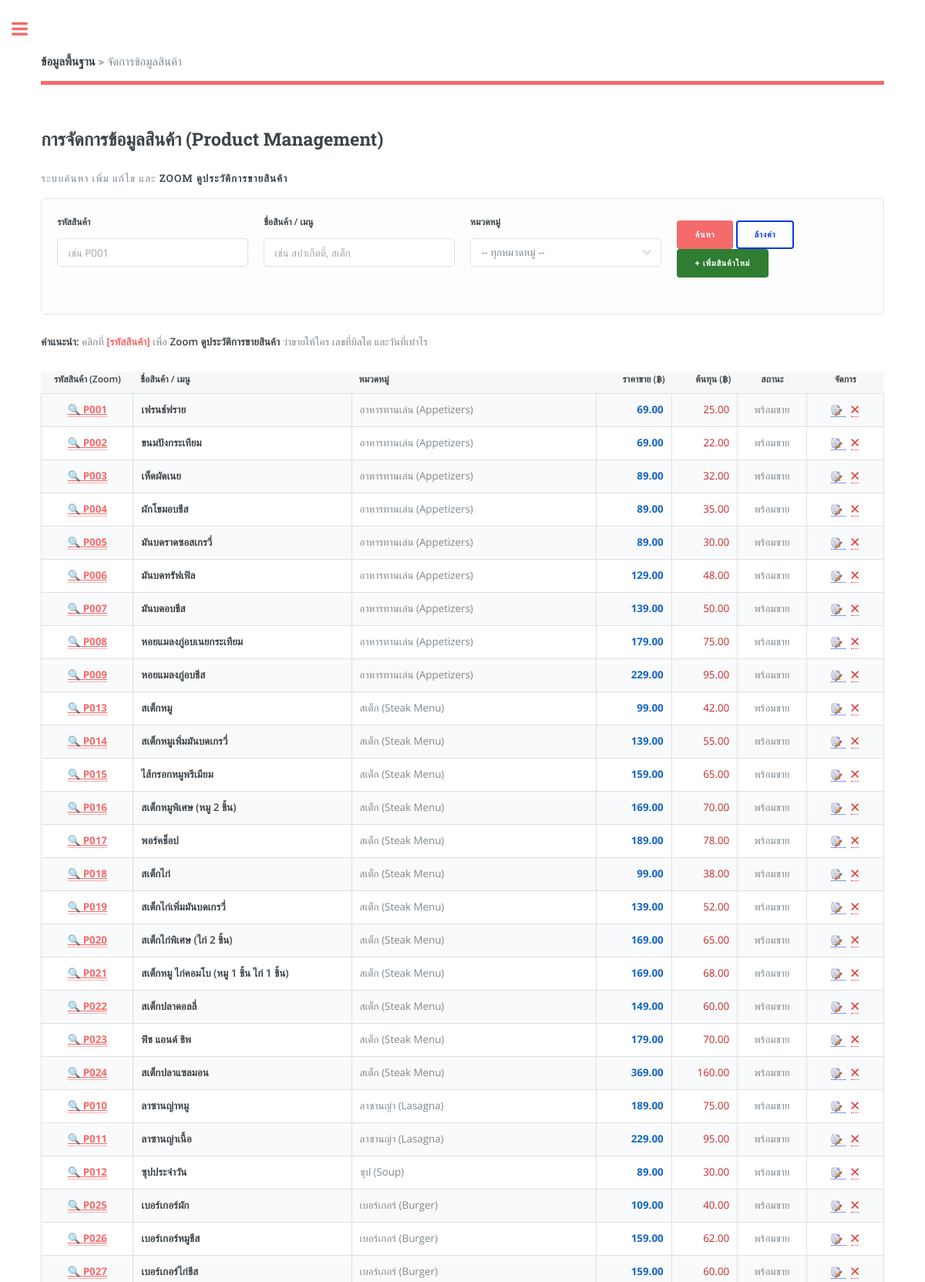
/manage_product.php (upper part), run on the app's committed database.
### tables this page shows
CREATE TABLE `product` (
  `product_id` varchar(10) NOT NULL,
  `product_name` varchar(150) NOT NULL,
  `category_id` varchar(10) NOT NULL,
  `price` decimal(10,2) NOT NULL DEFAULT 0.00,
  `cost` decimal(10,2) NOT NULL DEFAULT 0.00,  
  `description` text DEFAULT NULL,
  `status` varchar(20) NOT NULL DEFAULT 'พร้อมขาย',
  PRIMARY KEY (`product_id`),
  KEY `fk_prod_cat` (`category_id`),
  CONSTRAINT `fk_prod_cat` FOREIGN KEY (`category_id`) REFERENCES `category` (`category_id`) ON UPDATE CASCADE
);

CREATE TABLE `category` (
  `category_id` varchar(10) NOT NULL,
  `category_name` varchar(100) NOT NULL,
  `description` varchar(255) DEFAULT NULL,
  PRIMARY KEY (`category_id`)
);

### manage_product.php (the view, shortened to what this page needs)
<?php
include('connect_db.php');
$s_prod_id = isset($_POST['s_prod_id']) ? trim($_POST['s_prod_id']) : '';
$s_prod_name = isset($_POST['s_prod_name']) ? trim($_POST['s_prod_name']) : '';
$sql = "SELECT p.*, c.category_name
        FROM product p
        LEFT JOIN category c ON p.category_id = c.category_id
        WHERE 1=1 ";
$sql .= " ORDER BY p.category_id, p.product_id ";
$record = mysqli_query($conn, $sql);
?>
<!DOCTYPE HTML>
<html lang="th">
<head>
	<link rel="stylesheet" href="assets/css/main.css" />
</head>
<body>
	<div id="wrapper">
		<div id="main">
			<div class="inner">
				<header id="header">
					<a href="manage_product.php" class="logo"><strong>ข้อมูลพื้นฐาน</strong> &gt; จัดการข้อมูลสินค้า</a>
				</header>
				<section>
					<header class="main">
						<h2>การจัดการข้อมูลสินค้า (Product Management)</h2>
						<p>ระบบค้นหา เพิ่ม แก้ไข และ <strong>Zoom ดูประวัติการขายสินค้า</strong></p>
					</header>
					<div class="search-panel">
						<form method="post" action="manage_product.php">
							<div class="row uniform">
								<div class="3u 12u$(xsmall)">
									<label for="s_prod_id">รหัสสินค้า</label>
									<input type="text" name="s_prod_id" id="s_prod_id" value="<?php echo htmlspecialchars($s_prod_id); ?>" placeholder="เช่น P001" />
								</div>
								<div class="3u 12u$(xsmall)">
									<label for="s_prod_name">ชื่อสินค้า / เมนู</label>
									<input type="text" name="s_prod_name" id="s_prod_name" value="<?php echo htmlspecialchars($s_prod_name); ?>" placeholder="เช่น สปาเก็ตตี้, สเต็ก" />
								</div>
								<div class="3u 12u$(xsmall)">
									<label for="s_cat_id">หมวดหมู่</label>
									<div class="select-wrapper">
										<select name="s_cat_id" id="s_cat_id">
											<option value="">-- ทุกหมวดหมู่ --</option>
										</select>
									</div>
								</div>
								<div class="3u$ 12u$(xsmall)" style="padding-top: 28px;">
									<input type="submit" name="btnSearch" value="ค้นหา" class="special" />
									<a href="manage_product.php" class="button">ล้างค่า</a>
									<a href="add_product.php" class="button special" style="background-color: #2e7d32;">+ เพิ่มสินค้าใหม่</a>
								</div>
							</div>
						</form>
					</div>
					<div class="table-wrapper">
						<p><strong>คำแนะนำ:</strong> คลิกที่ <span style="color: #f56a6a; font-weight: bold;">[รหัสสินค้า]</span> เพื่อ <strong>Zoom ดูประวัติการขายสินค้า</strong> ว่าขายให้ใคร เลขที่บิลใด และวันที่เท่าไร</p>
						<table class="alt">
							<thead>
								<tr style="background-color: #f7f7f7;">
									<th style="width: 120px; text-align: center;">รหัสสินค้า (Zoom)</th>
									<th>ชื่อสินค้า / เมนู</th>
									<th>หมวดหมู่</th>
									<th style="text-align: right;">ราคาขาย (฿)</th>
									<th style="text-align: right;">ต้นทุน (฿)</th>
									<th style="text-align: center;">สถานะ</th>
									<th style="text-align: center; width: 100px;">จัดการ</th>
								</tr>
							</thead>
							<tbody>
								<?php
								if (mysqli_num_rows($record) > 0) {
									while ($row = mysqli_fetch_assoc($record)) {
								?>
								<tr>
									<td style="text-align: center;">
										<a class="zoom-link" href="zoom_product.php?product_id=<?php echo urlencode($row['product_id']); ?>" title="คลิกเพื่อ Zoom ดูประวัติการขาย">
											🔍 <?php echo htmlspecialchars($row['product_id']); ?>
										</a>
									</td>
									<td><strong><?php echo htmlspecialchars($row['product_name']); ?></strong></td>
									<td><?php echo htmlspecialchars($row['category_name']); ?></td>
									<td style="text-align: right; color: #1565c0; font-weight: bold;"><?php echo number_format($row['price'], 2); ?></td>
									<td style="text-align: right; color: #c62828;"><?php echo number_format($row['cost'], 2); ?></td>
									<td style="text-align: center;">
										<span class="tag"><?php echo htmlspecialchars($row['status']); ?></span>
									</td>
									<td style="text-align: center;">
										<a href="edit_product.php?product_id=<?php echo urlencode($row['product_id']); ?>" title="แก้ไขข้อมูล">
											<img src="images/edit.gif" alt="แก้ไข" style="vertical-align: middle;" />
										</a>
										<a href="delete_product.php?product_id=<?php echo urlencode($row['product_id']); ?>" onclick="return confirm('ยืนยันลบสินค้านี้?');" title="ลบข้อมูล" style="color: #e53935; font-weight: bold; text-decoration: none;">
											✕
										</a>
									</td>
								</tr>
								<?php
									}
								} else {
									echo "<tr><td colspan='7' style='text-align:center;'>ไม่พบรายการสินค้าตามเงื่อนไขที่ค้นหา</td></tr>";
								}
								?>
							</tbody>
						</table>
					</div>
				</section>
			</div>
		</div>
	</div>
</body>
</html>

### manage_product.php (style rules this page uses)
.search-panel { background: #fdfdfd; padding: 20px; border: 1px solid #e5e5e5; border-radius: 6px; margin-bottom: 25px; }
.zoom-link { color: #f56a6a; font-weight: bold; text-decoration: underline; }

### data on the page
product: product_id "P001", product_name "เฟรนช์ฟราย", category.category_name "อาหารทานเล่น (Appetizers)", price "69.00", cost "25.00", status "พร้อมขาย"
product: product_id "P002", product_name "ขนมปังกระเทียม", category.category_name "อาหารทานเล่น (Appetizers)", price "69.00", cost "22.00", status "พร้อมขาย"
product: product_id "P003", product_name "เห็ดผัดเนย", category.category_name "อาหารทานเล่น (Appetizers)", price "89.00", cost "32.00", status "พร้อมขาย"
product: product_id "P004", product_name "ผักโขมอบชีส", category.category_name "อาหารทานเล่น (Appetizers)", price "89.00", cost "35.00", status "พร้อมขาย"
product: product_id "P005", product_name "มันบดราดซอสเกรวี่", category.category_name "อาหารทานเล่น (Appetizers)", price "89.00", cost "30.00", status "พร้อมขาย"
product: product_id "P006", product_name "มันบดทรัฟเฟิล", category.category_name "อาหารทานเล่น (Appetizers)", price "129.00", cost "48.00", status "พร้อมขาย"
product: product_id "P007", product_name "มันบดอบชีส", category.category_name "อาหารทานเล่น (Appetizers)", price "139.00", cost "50.00", status "พร้อมขาย"
product: product_id "P008", product_name "หอยแมลงภู่อบเนยกระเทียม", category.category_name "อาหารทานเล่น (Appetizers)", price "179.00", cost "75.00", status "พร้อมขาย"
product: product_id "P009", product_name "หอยแมลงภู่อบชีส", category.category_name "อาหารทานเล่น (Appetizers)", price "229.00", cost "95.00", status "พร้อมขาย"
product: product_id "P013", product_name "สเต็กหมู", category.category_name "สเต็ก (Steak Menu)", price "99.00", cost "42.00", status "พร้อมขาย"
product: product_id "P014", product_name "สเต็กหมูเพิ่มมันบดเกรวี่", category.category_name "สเต็ก (Steak Menu)", price "139.00", cost "55.00", status "พร้อมขาย"
product: product_id "P015", product_name "ไส้กรอกหมูพรีเมียม", category.category_name "สเต็ก (Steak Menu)", price "159.00", cost "65.00", status "พร้อมขาย"
product: product_id "P016", product_name "สเต็กหมูพิเศษ (หมู 2 ชิ้น)", category.category_name "สเต็ก (Steak Menu)", price "169.00", cost "70.00", status "พร้อมขาย"
product: product_id "P017", product_name "พอร์คช็อป", category.category_name "สเต็ก (Steak Menu)", price "189.00", cost "78.00", status "พร้อมขาย"
product: product_id "P018", product_name "สเต็กไก่", category.category_name "สเต็ก (Steak Menu)", price "99.00", cost "38.00", status "พร้อมขาย"
product: product_id "P019", product_name "สเต็กไก่เพิ่มมันบดเกรวี่", category.category_name "สเต็ก (Steak Menu)", price "139.00", cost "52.00", status "พร้อมขาย"
product: product_id "P020", product_name "สเต็กไก่พิเศษ (ไก่ 2 ชิ้น)", category.category_name "สเต็ก (Steak Menu)", price "169.00", cost "65.00", status "พร้อมขาย"
product: product_id "P021", product_name "สเต็กหมู ไก่คอมโบ (หมู 1 ชิ้น ไก่ 1 ชิ้น)", category.category_name "สเต็ก (Steak Menu)", price "169.00", cost "68.00", status "พร้อมขาย"
product: product_id "P022", product_name "สเต็กปลาดอลลี่", category.category_name "สเต็ก (Steak Menu)", price "149.00", cost "60.00", status "พร้อมขาย"
product: product_id "P023", product_name "ฟิช แอนด์ ชิพ", category.category_name "สเต็ก (Steak Menu)", price "179.00", cost "70.00", status "พร้อมขาย"
product: product_id "P024", product_name "สเต็กปลาแซลมอน", category.category_name "สเต็ก (Steak Menu)", price "369.00", cost "160.00", status "พร้อมขาย"
product: product_id "P010", product_name "ลาซานญ่าหมู", category.category_name "ลาซานญ่า (Lasagna)", price "189.00", cost "75.00", status "พร้อมขาย"
product: product_id "P011", product_name "ลาซานญ่าเนื้อ", category.category_name "ลาซานญ่า (Lasagna)", price "229.00", cost "95.00", status "พร้อมขาย"
product: product_id "P012", product_name "ซุปประจำวัน", category.category_name "ซุป (Soup)", price "89.00", cost "30.00", status "พร้อมขาย"
product: product_id "P025", product_name "เบอร์เกอร์ผัก", category.category_name "เบอร์เกอร์ (Burger)", price "109.00", cost "40.00", status "พร้อมขาย"
product: product_id "P026", product_name "เบอร์เกอร์หมูชีส", category.category_name "เบอร์เกอร์ (Burger)", price "159.00", cost "62.00", status "พร้อมขาย"
product: product_id "P027", product_name "เบอร์เกอร์ไก่ชีส", category.category_name "เบอร์เกอร์ (Burger)", price "159.00", cost "60.00", status "พร้อมขาย"
